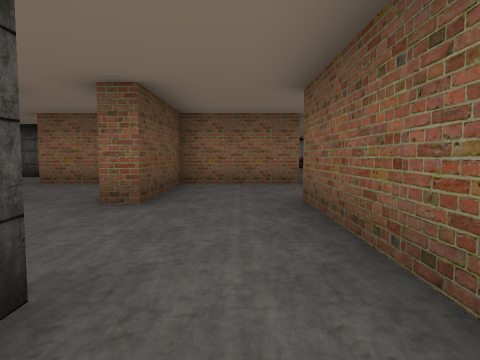
[1] (above)

24 first-person views from a walk through a Unity game level. The camera is 1.2 m above the floor, tilts 4° down and sees 70° across. The floor is counted in squares, 2 m on a side. Each view is taken from the middle of a square. On the plan, view 1 faces up. The plan holds only what a view shows up to about 10 squares ahead; the rest is blank. The player is left out.

[2]
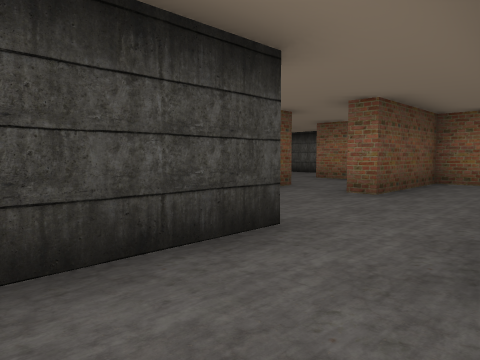

[3]
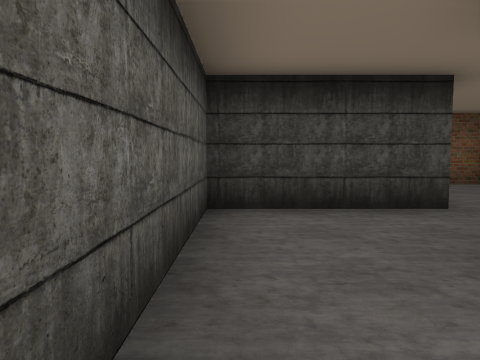

[4]
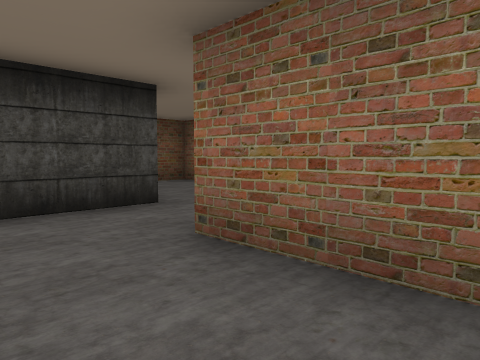

[5]
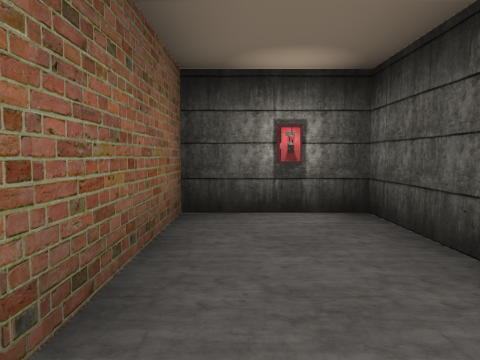

[6]
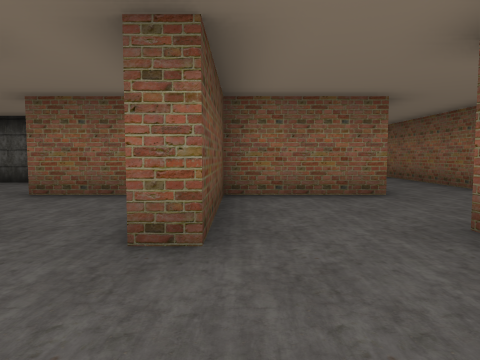

[7]
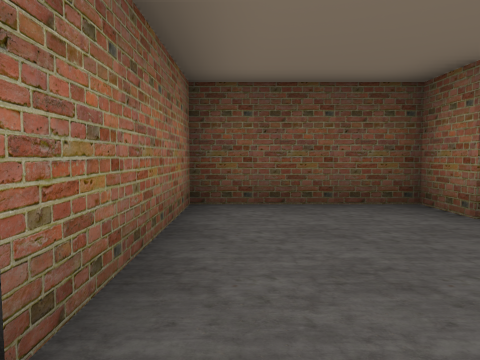

[8]
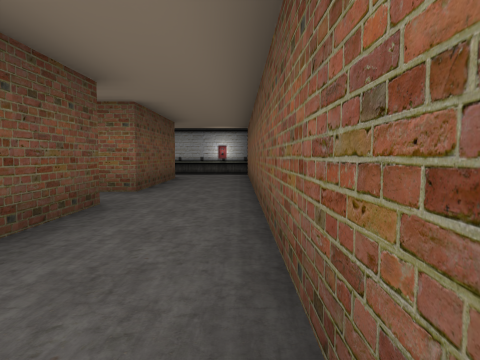

[9]
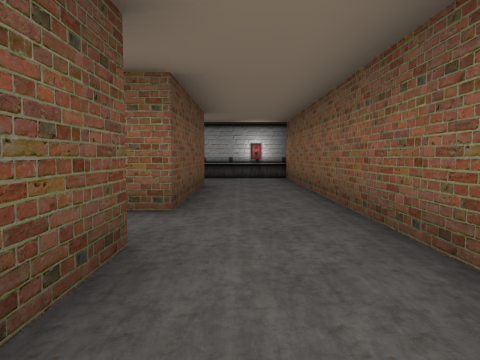

[10]
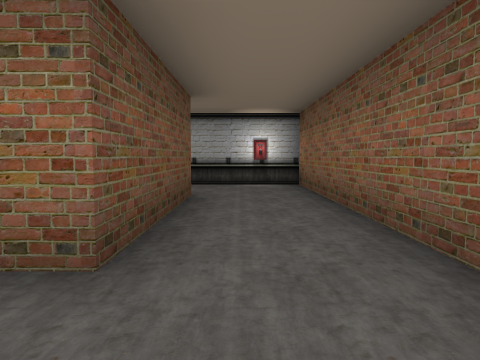

[11]
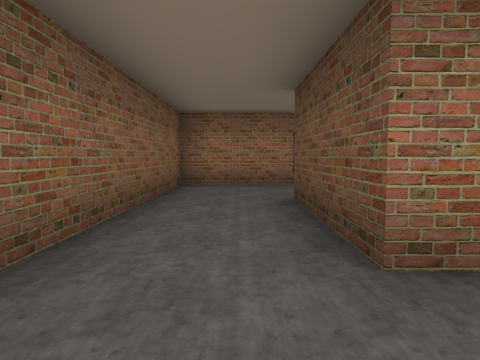

[12]
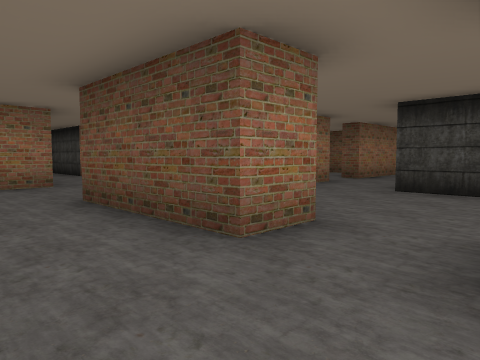

[13]
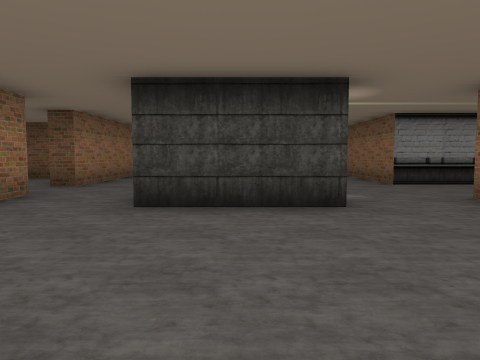

[14]
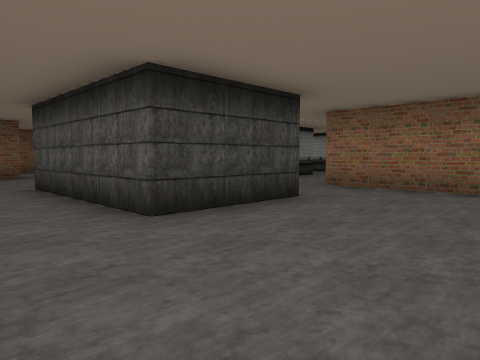

[15]
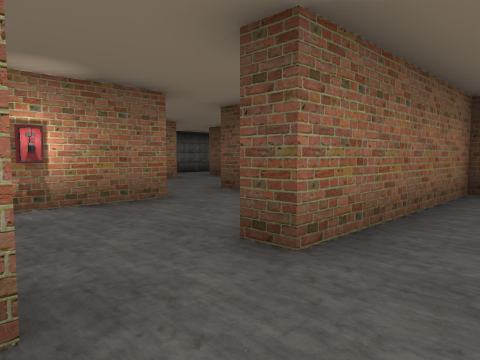

[16]
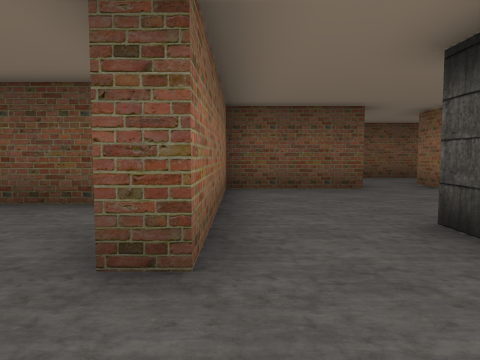

[17]
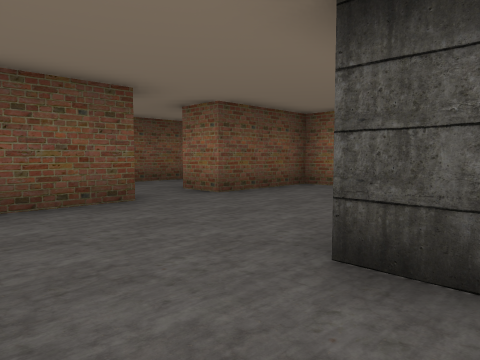

[18]
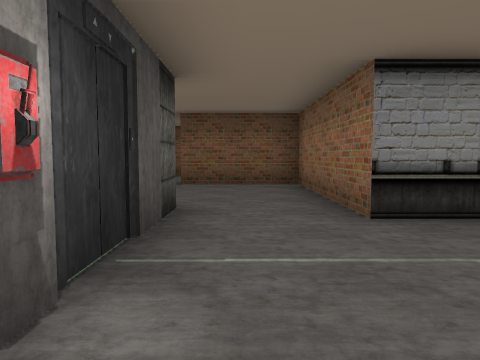

[19]
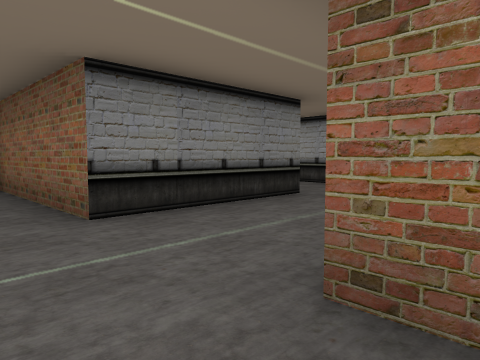

[20]
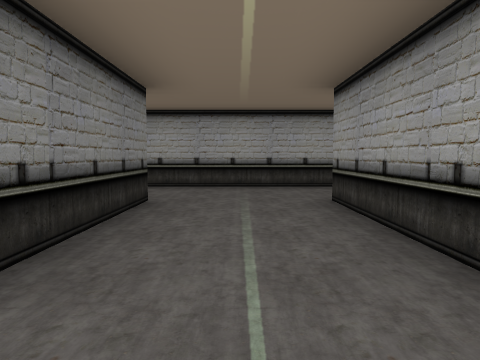

[21]
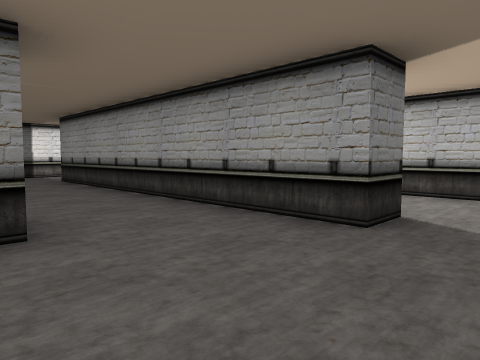

[22]
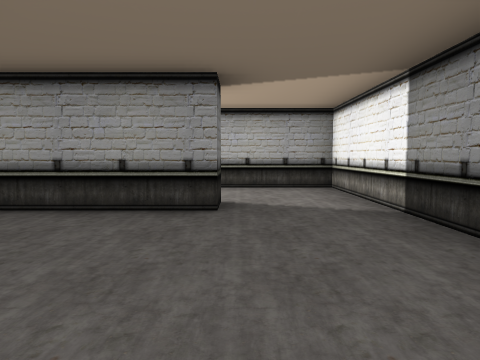

[23]
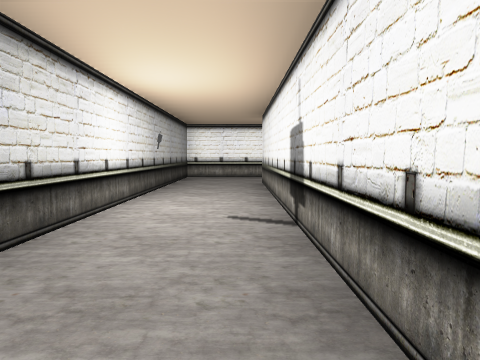

[24]
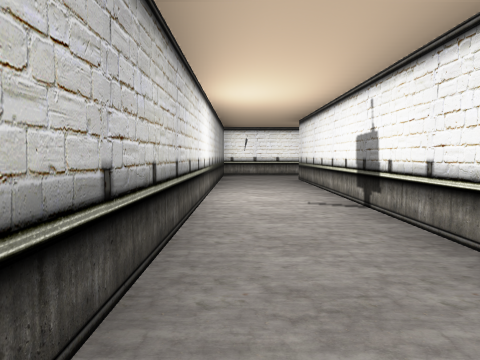

### Floor plan
Points are (right, up) in squares from view 1. A wall is a line through its corners. A room is listed if a view was taken in it or the views show most of it. See-through windows are left out.
Room 1 (views 1, 2, 3, 4, 5)
walls: (3.6, -0.5) (3.6, 0.6) (0.9, 0.6) (0.9, 1.6); (-0.9, 1.4) (-0.9, -1.4) (3.2, -1.4)
ways out: opening at (0, 1) to room 2
Room 2 (views 6, 7)
walls: (-3.2, 4.8) (-3.2, 4.3) (-4.2, 4.3) (-4.2, 1.4) (-0.9, 1.4); (-2.6, 7.3) (-4.2, 7.3); (0.9, 1.6) (0.9, 4.8); (1.3, 7.3) (-1.2, 7.3) (-1.2, 4.3) (-1.8, 4.3)
ways out: opening at (0, 1) to room 1; opening at (1, 5.5) to room 3; opening at (-4, 5.5) to room 10
Room 3 (views 8, 9, 10, 11, 12, 13)
walls: (0.1, 10.3) (1.3, 10.3) (1.3, 7.3); (1.3, 15.2) (1.3, 11.8) (0.6, 11.8); (0.9, 4.8) (3.3, 4.8) (3.3, 17.2) (0.9, 17.2)
ways out: opening at (1, 5.5) to room 2; opening at (1, 11) to room 4; opening at (1, 16.5) to room 7
Room 4 (views 14, 18, 19)
walls: (-3, 12.4) (-3, 9.8); (-1, 14.3) (-3.8, 14.3)
ways out: opening at (1, 11) to room 3; opening at (-3.5, 8.5) to room 5; opening at (-3, 13.5) to room 6
Room 5 (views 15, 16, 17)
walls: (-4.4, 7.8) (-3.6, 7.8); (-3, 9.8) (-7, 9.8); (-7.5, 7.8) (-5.8, 7.8)
ways out: opening at (-3.5, 8.5) to room 4; opening at (-6.5, 8.5) to room 9; opening at (-5, 7) to room 10
Room 6 (view 20)
walls: (-3.7, 14.8) (-3.7, 17.6); (-6.2, 17.6) (-6.2, 14.3); (-7, 12.3) (-5.5, 12.3); (-2.4, 19.8) (-7.6, 19.8)
ways out: opening at (-3, 13.5) to room 4; opening at (-3, 18.5) to room 7; opening at (-7, 13.5) to room 9; opening at (-7, 18.5)
objects: elevator (-5, 11) to (-5, 12); lever (-4, 12)
Room 7 (views 21, 22)
walls: (0.9, 18.4) (0.9, 20.6); (-1.2, 20.5) (-1.2, 19.8) (-2.4, 19.8)
ways out: opening at (1, 16.5) to room 3; opening at (-3, 18.5) to room 6; opening at (-0.5, 20) to room 8
Room 8 (views 23, 24)
walls: (-8.4, 20.5) (-1.2, 20.5); (0.9, 20.6) (0.9, 22.5) (-9.4, 22.5)
ways out: opening at (-0.5, 20) to room 7; opening at (-9.5, 20)
objects: other object (-5, 22)
Room 9 (no view inside)
walls: (-10.2, 10.4) (-10.2, 7.8) (-7.5, 7.8); (-6.2, 14.3) (-10.2, 14.3) (-10.2, 11.8)
ways out: opening at (-6.5, 8.5) to room 5; opening at (-7, 13.5) to room 6; opening at (-11, 11)
Room 10 (no view inside)
walls: (-5.8, 7.8) (-5.8, 7.2)
ways out: opening at (-4, 5.5) to room 2; opening at (-5, 7) to room 5; opening at (-6, 5.5)

Positions as (right, up) in squares from view 1, and headings:
1: (0, 0), facing up
2: (1, -1), facing up-left
3: (3, -1), facing left
4: (3, -1), facing up-left
5: (0, 0), facing right
6: (-1, 2), facing up
7: (0, 2), facing left
8: (3, 6), facing up
9: (2, 8), facing up
10: (2, 10), facing up
11: (2, 12), facing down
12: (3, 12), facing down-left
13: (1, 11), facing left
14: (0, 8), facing up-left
15: (-4, 9), facing down-left
16: (-4, 8), facing left
17: (-6, 8), facing up-left
18: (-3, 13), facing left
19: (-3, 13), facing up-left
20: (-5, 13), facing up
21: (0, 17), facing up-left
22: (-1, 16), facing up
23: (-9, 21), facing right
24: (-10, 22), facing right
